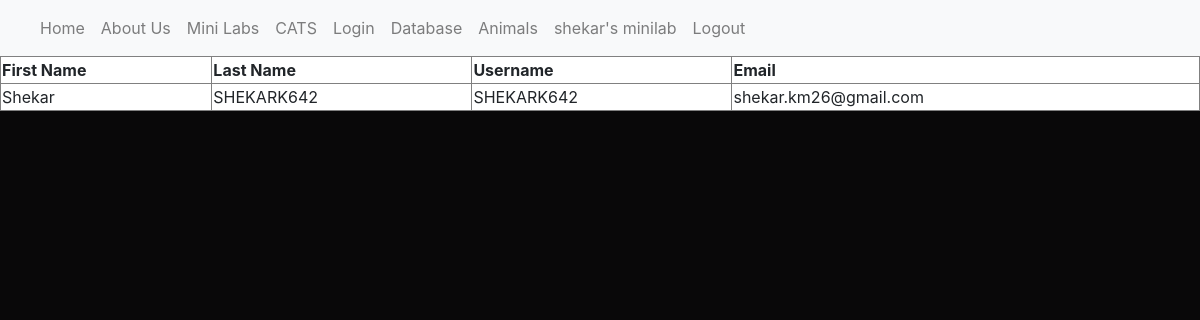
/database (signed in), run on an earlier commit of the app's database.
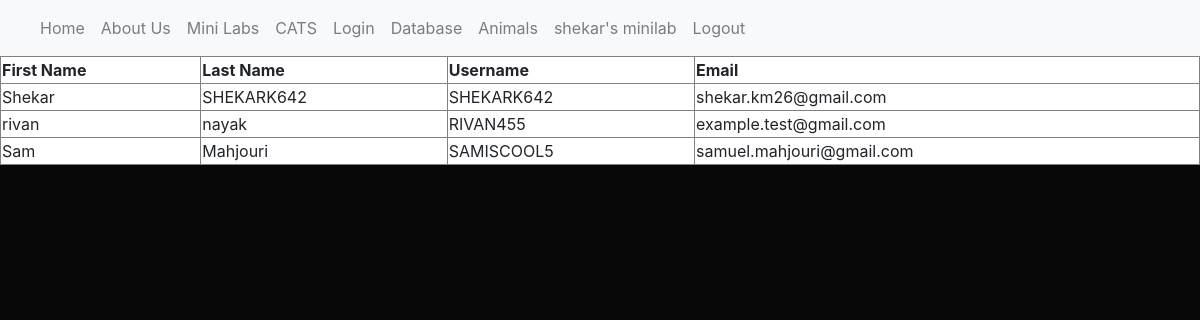
And on a later commit of the database.
### main.py (models this page shows, shortened)
class User(UserMixin, db.Model):
    id = db.Column(db.Integer, primary_key=True)
    first_name = db.Column(db.String(255), unique=False, nullable=False)
    last_name = db.Column(db.String(255), unique=False, nullable=False)
    username = db.Column(db.String(255), unique=True, nullable=False)
    email = db.Column(db.String(255), unique=True, nullable=False)
    password_hash = db.Column(db.String(128))

### main.py (the view)
@app.route('/database')
@login_required
def index():
    data = User.query.all()
    return render_template('database.html', data=data)

### main.py (called while the page is built)
@login.user_loader
def load_user(id):
    return User.query.get(int(id))

### templates/database.html
{% extends "base.html" %}
{% block content %}
<table style="width: 100%; height: 100%; background-color: #ffffff;" border="1">
        <thead>
        <tr>
            <th>First Name</th>
            <th>Last Name</th>
            <th>Username</th>
            <th>Email</th>
        </tr>
        </thead>
        <tbody>
        {% for user in data %}
        <tr>
            <td>{{ user.first_name }}</td>
            <td>{{user.last_name}}</td>
            <td>{{user.username}}</td>
            <td>{{user.email}}</td>
        </tr>
        {% endfor %}
        </tbody>
</table>
{% endblock %}

### templates/base.html (shortened to what this page needs)
<!doctype html>
<html>
<head>
    <link rel="stylesheet" href="https://stackpath.bootstrapcdn.com/bootstrap/4.3.1/css/bootstrap.min.css">
    <link rel="stylesheet" href="https://cdnjs.cloudflare.com/ajax/libs/font-awesome/4.7.0/css/font-awesome.min.css">
</head>
<body style="background-color:#090809;">
<nav class="navbar navbar-expand-lg navbar-light bg-light">
    <div class="collapse navbar-collapse" id="navbarNavAltMarkup">
        <div class="navbar-nav">
            <a class="nav-link" href="/">Home <span class="sr-only">(current)</span></a>
            <a class="nav-link" href="/testimonial">About Us</a>
            <a class="nav-link" href="/minilabs">Mini Labs</a>
            <a class="nav-link" href="/contactnumber">CATS</a>
            <a class="nav-link" href="/login">Login</a>
            <a class="nav-link" href="/database">Database</a>
            <a class="nav-link" href="/math">Animals</a>
            <a class="nav-link" href="/shekarminilab">shekar's minilab</a>
            <a class="nav-link" href="/logout">Logout</a>
        </div>
    </div>
</nav>
<div>
    {% block content %}
    {% endblock %}
</div>
</body>
</html>

### templates/base.html (style rules this page uses)
html { scroll-behavior: smooth; }

What changed in the data, as far as the page shows it:
added User: first_name "rivan", last_name "nayak", username "RIVAN455", email "example.test@gmail.com"
added User: first_name "Sam", last_name "Mahjouri", username "SAMISCOOL5", email "samuel.mahjouri@gmail.com"
